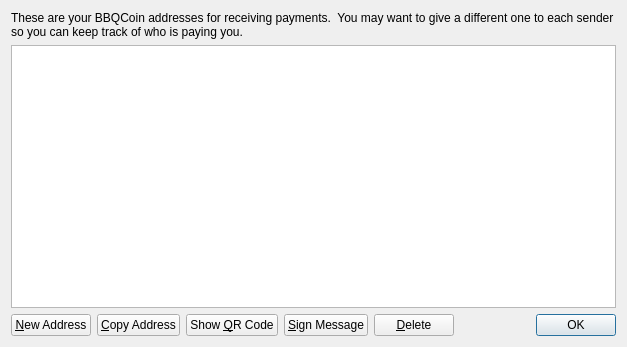
<?xml version="1.0" encoding="UTF-8"?>
<ui version="4.0">
 <class>AddressBookPage</class>
 <widget class="QWidget" name="AddressBookPage">
  <property name="geometry">
   <rect>
    <x>0</x>
    <y>0</y>
    <width>627</width>
    <height>347</height>
   </rect>
  </property>
  <property name="windowTitle">
   <string>Address Book</string>
  </property>
  <layout class="QVBoxLayout" name="verticalLayout">
   <item>
    <widget class="QLabel" name="labelExplanation">
     <property name="text">
      <string>These are your BBQCoin addresses for receiving payments.  You may want to give a different one to each sender so you can keep track of who is paying you.</string>
     </property>
     <property name="textFormat">
      <enum>Qt::AutoText</enum>
     </property>
     <property name="wordWrap">
      <bool>true</bool>
     </property>
    </widget>
   </item>
   <item>
    <widget class="QTableView" name="tableView">
     <property name="contextMenuPolicy">
      <enum>Qt::CustomContextMenu</enum>
     </property>
     <property name="toolTip">
      <string>Double-click to edit address or label</string>
     </property>
     <property name="tabKeyNavigation">
      <bool>false</bool>
     </property>
     <property name="alternatingRowColors">
      <bool>true</bool>
     </property>
     <property name="selectionMode">
      <enum>QAbstractItemView::SingleSelection</enum>
     </property>
     <property name="selectionBehavior">
      <enum>QAbstractItemView::SelectRows</enum>
     </property>
     <property name="sortingEnabled">
      <bool>true</bool>
     </property>
     <attribute name="verticalHeaderVisible">
      <bool>false</bool>
     </attribute>
    </widget>
   </item>
   <item>
    <layout class="QHBoxLayout" name="horizontalLayout">
     <item>
      <widget class="QPushButton" name="newAddressButton">
       <property name="toolTip">
        <string>Create a new address</string>
       </property>
       <property name="text">
        <string>&amp;New Address</string>
       </property>
       <property name="icon">
        <iconset resource="../bitcoin.qrc">
         <normaloff>:/icons/add</normaloff>:/icons/add</iconset>
       </property>
      </widget>
     </item>
     <item>
      <widget class="QPushButton" name="copyToClipboard">
       <property name="toolTip">
        <string>Copy the currently selected address to the system clipboard</string>
       </property>
       <property name="text">
        <string>&amp;Copy Address</string>
       </property>
       <property name="icon">
        <iconset resource="../bitcoin.qrc">
         <normaloff>:/icons/editcopy</normaloff>:/icons/editcopy</iconset>
       </property>
      </widget>
     </item>
     <item>
      <widget class="QPushButton" name="showQRCode">
       <property name="text">
        <string>Show &amp;QR Code</string>
       </property>
       <property name="icon">
        <iconset resource="../bitcoin.qrc">
         <normaloff>:/icons/qrcode</normaloff>:/icons/qrcode</iconset>
       </property>
      </widget>
     </item>
     <item>
      <widget class="QPushButton" name="signMessage">
       <property name="toolTip">
        <string>Sign a message to prove you own this address</string>
       </property>
       <property name="text">
        <string>&amp;Sign Message</string>
       </property>
       <property name="icon">
        <iconset resource="../bitcoin.qrc">
         <normaloff>:/icons/edit</normaloff>:/icons/edit</iconset>
       </property>
      </widget>
     </item>
     <item>
      <widget class="QPushButton" name="deleteButton">
       <property name="toolTip">
        <string>Delete the currently selected address from the list. Only sending addresses can be deleted.</string>
       </property>
       <property name="text">
        <string>&amp;Delete</string>
       </property>
       <property name="icon">
        <iconset resource="../bitcoin.qrc">
         <normaloff>:/icons/remove</normaloff>:/icons/remove</iconset>
       </property>
      </widget>
     </item>
     <item>
      <spacer name="horizontalSpacer">
       <property name="orientation">
        <enum>Qt::Horizontal</enum>
       </property>
       <property name="sizeHint" stdset="0">
        <size>
         <width>40</width>
         <height>20</height>
        </size>
       </property>
      </spacer>
     </item>
     <item>
      <widget class="QDialogButtonBox" name="buttonBox">
       <property name="sizePolicy">
        <sizepolicy hsizetype="Maximum" vsizetype="Fixed">
         <horstretch>0</horstretch>
         <verstretch>0</verstretch>
        </sizepolicy>
       </property>
       <property name="standardButtons">
        <set>QDialogButtonBox::Ok</set>
       </property>
      </widget>
     </item>
    </layout>
   </item>
  </layout>
 </widget>
 <resources>
  <include location="../bitcoin.qrc"/>
 </resources>
 <connections/>
</ui>
